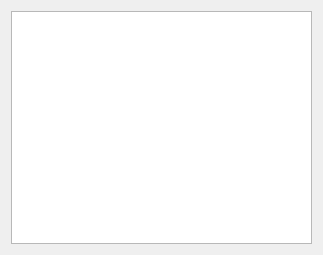
<?xml version="1.0" encoding="UTF-8"?>
<ui version="4.0">
 <class>VariablePool</class>
 <widget class="QDialog" name="VariablePool">
  <property name="geometry">
   <rect>
    <x>0</x>
    <y>0</y>
    <width>323</width>
    <height>255</height>
   </rect>
  </property>
  <property name="windowTitle">
   <string>变量池</string>
  </property>
  <property name="windowIcon">
   <iconset resource="../../images.qrc">
    <normaloff>:/按钮图标/Window/res/图标.png</normaloff>:/按钮图标/Window/res/图标.png</iconset>
  </property>
  <layout class="QVBoxLayout" name="verticalLayout">
   <item>
    <widget class="QTableView" name="tableView">
     <property name="alternatingRowColors">
      <bool>false</bool>
     </property>
    </widget>
   </item>
  </layout>
 </widget>
 <resources>
  <include location="../../images.qrc"/>
 </resources>
 <connections/>
</ui>
